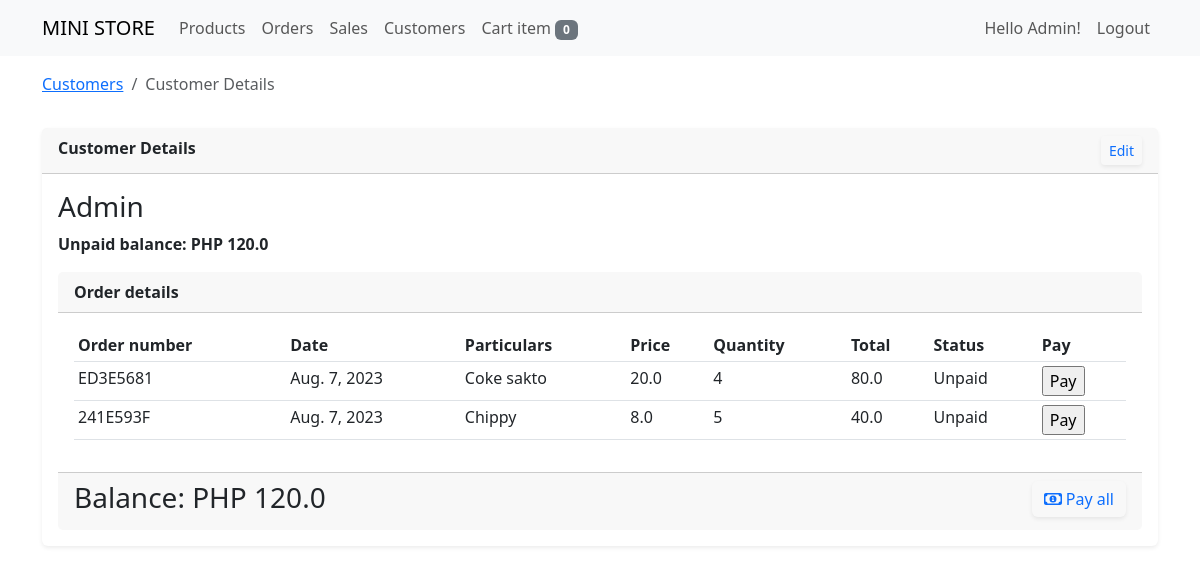
The app's page /customers/details/1 (signed in) with its own data.
### store/models.py (models this page shows, shortened)
class OrderTransaction(models.Model):
    order_id = models.CharField(max_length=12, unique=True)
    customer = models.ForeignKey(User, on_delete=models.CASCADE)
    product = models.ForeignKey(Product, on_delete=models.CASCADE)
    price = models.FloatField()
    quantity = models.PositiveIntegerField()
    total_amount = models.FloatField()
    is_paid = models.BooleanField(default=False)
    is_accepted = models.BooleanField(default=False)
    created = models.DateTimeField(auto_now_add=True)
    class Meta:
        ordering = ['-is_accepted','-created']
    @property
    def get_cost(self):
        cost = self.price * self.quantity
        return cost

class TimeStampedModel(models.Model):
    created = models.DateTimeField(auto_now_add=True)
    updated = models.DateTimeField(auto_now=True)
    class Meta:
        ordering = ('-updated','-created')

class Product(TimeStampedModel):
    user = models.ForeignKey(User, on_delete=models.CASCADE)
    bar_code = models.CharField(max_length=20, unique=True)
    name = models.CharField(max_length=200)
    category = models.ForeignKey(Category, on_delete=models.CASCADE, blank=True, null=True)
    cost = models.FloatField()
    price = models.FloatField()
    quantity = models.IntegerField()
    image = models.ImageField(upload_to=image_directory_path, blank=True, null=True)
    on_display = models.BooleanField(default=True, verbose_name="this product is available?")

### store/views/customer_view.py (the view)
# urls.py: path('customers/details/<pk>', customer_detail_view, name='customer_details'),
@login_required
@permission_required("store.view_user", raise_exception=True)
def customer_detail_view(request, pk):
    customer = get_object_or_404(User, pk=pk)
    unpaid_orders = OrderTransaction.objects.filter(customer=customer).filter(is_paid=False)
    total_unpaid_orders = unpaid_orders.aggregate(total_unpaid=(Sum(F('price') * F('quantity'))))
    cart = Cart(request)
    cart_items = cart.__len__()
    context = {
        'title': 'customer details',
        'customer': customer,
        'cart_items': cart_items,
        'unpaid_orders': unpaid_orders,
        'total_unpaid_orders': total_unpaid_orders['total_unpaid']
    }
    return render(request, 'customer_detail_view.html', context)

### store/cartitem.py (called while the page is built)
    def __len__(self):
        return sum(item['quantity'] for item in self.cart.values())

### store/templates/customer_detail_view.html (shortened to what this page needs)
{% extends 'base.html' %}
{% block content %}
<div class="row">
    <div class="col-sm-12 mt-3">
      <nav aria-label="breadcrumb">
        <ol class="breadcrumb">
          <li class="breadcrumb-item" aria-current="page"><a href="{% url 'store:customer_view' %}">Customers</a></li>
          <li class="breadcrumb-item active" aria-current="page">{{title|title}}</li>
        </ol>
      </nav>
    </div>
</div>
<div class="row">
    <div class="col-sm-12">
        <div class="card border-0 shadow-sm mt-3">
            <div class="card-header">
                <strong>{{title|title}}</strong>
                <a href="" class="btn btn-outline-primary btn-sm border-0 shadow-sm float-end" data-bs-toggle="modal" data-bs-target="#updateCustomer">Edit</a>
            </div>
            <div class="card-body">
                <h3>{{ customer.username|title }}</h3>
                <strong>Unpaid balance: PHP {% if total_unpaid_orders %}{{ total_unpaid_orders }}{% else %}0.0{% endif %}</strong>
                {% if unpaid_orders %}
                <div class="card border-0 mt-3">
                    <div class="card-header">
                        <strong>Order details</strong>
                    </div>
                    <div class="card-body">
                        <table class="table table-sm" id="myTable">
                            <thead>
                                <tr>
                                  <th>Order number</th>
                                  <th>Date</th>
                                  <th>Particulars</th>
                                  <th>Price</th>
                                  <th>Quantity</th>
                                  <th>Total</th>
                                  <th>Status</th>
                                  <th>Pay</th>
                                </tr>
                            </thead>
                            <tbody>
                                {% for item in unpaid_orders %}
                                <tr>
                                  <td>{{ item.order_id }}</td>
                                  <td>{{ item.created|date }}</td>
                                  <td>{{ item.product.name }}</td>
                                  <td>{{ item.price }}</td>
                                  <td>{{ item.quantity }}</td>
                                  <td>{{ item.get_cost }}</td>
                                  <td>
                                    {% if item.is_paid %}
                                    Paid
                                    {% else %}
                                    Unpaid
                                    {% endif %}
                                  </td>
                                  <td>
                                    <form action="{% url 'store:pay_order' item.order_id %}" method="POST">
                                      <input type="submit" value="Pay">
                                    </form>
                                  </td>
                                </tr>
                                {% endfor %}
                            </tbody>
                        </table>
                    </div>
                    <div class="card-footer">
                        <a class="btn btn-outline-primary border-0 shadow-sm float-end" data-bs-toggle="modal" data-bs-target="#payBalance"><i class="fa-regular fa-money-bill-1"></i> Pay all</a>
                        <h3>Balance: PHP {% if total_unpaid_orders %}{{ total_unpaid_orders }}{% else %}0.0{% endif %}</h3>
                    </div>
                </div>
                {% endif %}
            </div>
        </div>
    </div>
</div>
{% endblock %}

### templates/includes/navigation.html (shortened to what this page needs)
{% load crispy_forms_tags %}
<nav class="navbar navbar-expand-lg bg-body-tertiary" style="background-color: #222;">
    <div class="container">
      <a class="navbar-brand" href="{% url 'store:product_view' %}">MINI STORE</a>
      <div class="collapse navbar-collapse" id="navbarSupportedContent">
        <ul class="navbar-nav me-auto mb-2 mb-lg-0">
          <li class="nav-item">
            <a class="nav-link" aria-current="page" href="{% url 'store:product_view' %}">Products</a>
          </li>
          <li class="nav-item">
            <a class="nav-link" aria-current="page" href="{% url 'store:order_view' %}">Orders</a>
          </li>
          {% if perms.auth.view_ordertransaction %}
          <li class="nav-item">
            <a class="nav-link" aria-current="page" href="{% url 'store:sales_view' %}">Sales</a>
          </li>
          {% endif %}
          {% if perms.auth.view_user %}
          <li class="nav-item">
            <a class="nav-link" aria-current="page" href="{% url 'store:customer_view' %}">Customers</a>
          </li>
          {% endif %}
          <li class="nav-item">
            <a class="nav-link" href="{% url 'store:pos_view' %}">Cart {% if cart_items > 1 %}items <span class="badge text-bg-success"> {{ cart_items }}{% else %}item <span class="badge text-bg-secondary"> {{ cart_items }}{% endif %}</span></a>
          </li>
        </ul>
        <ul class="navbar-nav float-end mb-2 mb-lg-0">
          {% if request.user.is_authenticated %}
          <li class="nav-item">
            <span class="nav-link" aria-current="page">Hello {{request.user.username|title}}!</span>
          </li>
          <li class="nav-item">
            <a class="nav-link" aria-current="page" href="#" data-bs-toggle="modal" data-bs-target="#logoutUser">Logout</a>
          </li>
          {% endif %}
        </ul>
      </div>
    </div>
</nav>

### records on screen
OrderTransaction: order_id "ED3E5681", created "Aug. 7, 2023", product.name "Coke sakto", price "20.0", quantity "4", get_cost "80.0", is_paid "Unpaid"
OrderTransaction: order_id "241E593F", created "Aug. 7, 2023", product.name "Chippy", price "8.0", quantity "5", get_cost "40.0", is_paid "Unpaid"

### other values on screen
{{ cart_items }} "0"
{{ request.user.username|title }} "Admin"
{{ title|title }} "Customer Details"
{{ customer.username|title }} "Admin"
{{ total_unpaid_orders }} "120.0"
